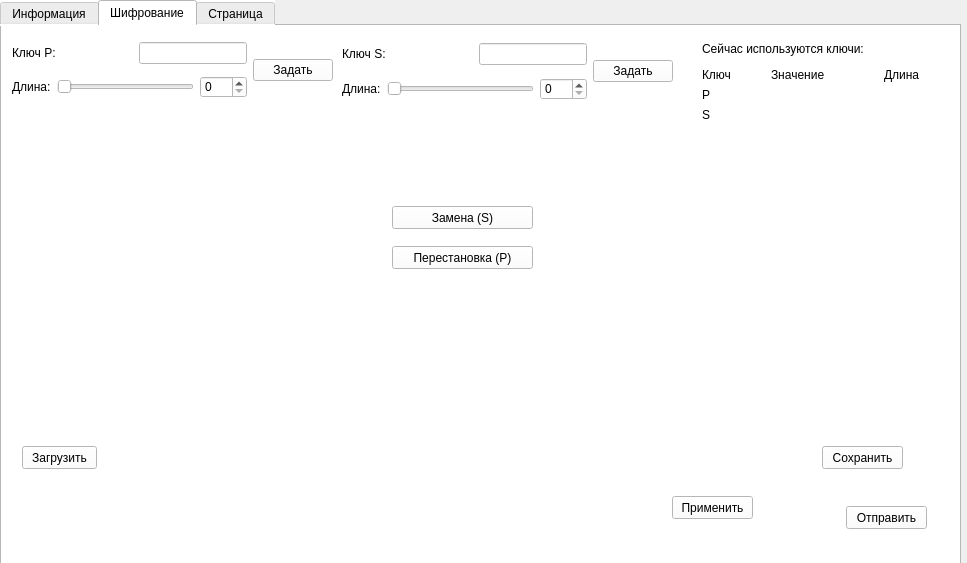
<?xml version="1.0" encoding="UTF-8"?>
<ui version="4.0">
 <class>Home_windows</class>
 <widget class="QWidget" name="Home_windows">
  <property name="geometry">
   <rect>
    <x>0</x>
    <y>0</y>
    <width>967</width>
    <height>563</height>
   </rect>
  </property>
  <property name="windowTitle">
   <string>Form</string>
  </property>
  <widget class="QTabWidget" name="tabWidget">
   <property name="geometry">
    <rect>
     <x>0</x>
     <y>0</y>
     <width>961</width>
     <height>591</height>
    </rect>
   </property>
   <property name="styleSheet">
    <string notr="true">background-color: rgb(255, 255, 255);
font: 75 10pt &quot;Verdana&quot;;</string>
   </property>
   <property name="currentIndex">
    <number>1</number>
   </property>
   <widget class="QWidget" name="tab">
    <attribute name="title">
     <string>Информация</string>
    </attribute>
    <widget class="QListWidget" name="listWidget">
     <property name="geometry">
      <rect>
       <x>590</x>
       <y>10</y>
       <width>361</width>
       <height>511</height>
      </rect>
     </property>
    </widget>
    <widget class="QWidget" name="layoutWidget">
     <property name="geometry">
      <rect>
       <x>10</x>
       <y>10</y>
       <width>531</width>
       <height>511</height>
      </rect>
     </property>
     <layout class="QVBoxLayout" name="left_layout">
      <item>
       <layout class="QVBoxLayout" name="summary_show_componation">
        <item>
         <layout class="QHBoxLayout" name="login_componation">
          <item>
           <layout class="QHBoxLayout" name="login_show">
            <item>
             <widget class="QLabel" name="login_show_lbl">
              <property name="text">
               <string>Ваш логин:</string>
              </property>
             </widget>
            </item>
            <item>
             <widget class="QLabel" name="label_login">
              <property name="text">
               <string>login</string>
              </property>
             </widget>
            </item>
           </layout>
          </item>
          <item>
           <spacer name="horizontalSpacer_4">
            <property name="orientation">
             <enum>Qt::Horizontal</enum>
            </property>
            <property name="sizeHint" stdset="0">
             <size>
              <width>40</width>
              <height>20</height>
             </size>
            </property>
           </spacer>
          </item>
         </layout>
        </item>
        <item>
         <layout class="QHBoxLayout" name="level_componation">
          <item>
           <layout class="QHBoxLayout" name="level_show">
            <item>
             <widget class="QLabel" name="level_show_lbl">
              <property name="text">
               <string>Уровень:</string>
              </property>
             </widget>
            </item>
            <item>
             <widget class="QLabel" name="label_level">
              <property name="text">
               <string>lvl</string>
              </property>
             </widget>
            </item>
           </layout>
          </item>
          <item>
           <spacer name="horizontalSpacer_3">
            <property name="orientation">
             <enum>Qt::Horizontal</enum>
            </property>
            <property name="sizeHint" stdset="0">
             <size>
              <width>40</width>
              <height>20</height>
             </size>
            </property>
           </spacer>
          </item>
         </layout>
        </item>
        <item>
         <layout class="QHBoxLayout" name="friend_show_componation">
          <item>
           <widget class="QLabel" name="friend_sho_who_it_lbl">
            <property name="text">
             <string>Вы общаeтесь с:</string>
            </property>
           </widget>
          </item>
          <item>
           <widget class="QLabel" name="friend_show_who_it_value">
            <property name="text">
             <string/>
            </property>
           </widget>
          </item>
          <item>
           <spacer name="horizontalSpacer_7">
            <property name="orientation">
             <enum>Qt::Horizontal</enum>
            </property>
            <property name="sizeHint" stdset="0">
             <size>
              <width>188</width>
              <height>20</height>
             </size>
            </property>
           </spacer>
          </item>
         </layout>
        </item>
        <item>
         <layout class="QHBoxLayout" name="opponent_show_componation">
          <item>
           <widget class="QLabel" name="opponent_show_is_lbl">
            <property name="text">
             <string>Вы перехватываете сообщение у:</string>
            </property>
           </widget>
          </item>
          <item>
           <widget class="QLabel" name="opponent_show_is_value">
            <property name="text">
             <string/>
            </property>
           </widget>
          </item>
          <item>
           <spacer name="horizontalSpacer_8">
            <property name="orientation">
             <enum>Qt::Horizontal</enum>
            </property>
            <property name="sizeHint" stdset="0">
             <size>
              <width>248</width>
              <height>20</height>
             </size>
            </property>
           </spacer>
          </item>
         </layout>
        </item>
       </layout>
      </item>
      <item>
       <spacer name="verticalSpacer">
        <property name="orientation">
         <enum>Qt::Vertical</enum>
        </property>
        <property name="sizeHint" stdset="0">
         <size>
          <width>20</width>
          <height>40</height>
         </size>
        </property>
       </spacer>
      </item>
      <item>
       <layout class="QVBoxLayout" name="summary_edit_componation">
        <item>
         <layout class="QHBoxLayout" name="friend_edit_componation">
          <item>
           <layout class="QVBoxLayout" name="friend_edit_show">
            <item>
             <widget class="QLabel" name="friend_show_lbl">
              <property name="text">
               <string>Введите логин того человека, с кем хотите вести переписку:</string>
              </property>
             </widget>
            </item>
            <item>
             <layout class="QHBoxLayout" name="friend_show_line_edit">
              <item>
               <widget class="QLineEdit" name="friend_edit"/>
              </item>
              <item>
               <spacer name="horizontalSpacer">
                <property name="orientation">
                 <enum>Qt::Horizontal</enum>
                </property>
                <property name="sizeHint" stdset="0">
                 <size>
                  <width>40</width>
                  <height>20</height>
                 </size>
                </property>
               </spacer>
              </item>
             </layout>
            </item>
           </layout>
          </item>
          <item>
           <spacer name="horizontalSpacer_5">
            <property name="orientation">
             <enum>Qt::Horizontal</enum>
            </property>
            <property name="sizeHint" stdset="0">
             <size>
              <width>40</width>
              <height>20</height>
             </size>
            </property>
           </spacer>
          </item>
         </layout>
        </item>
        <item>
         <layout class="QHBoxLayout" name="opponent_edit_componation">
          <item>
           <layout class="QVBoxLayout" name="opponent_edit_show">
            <item>
             <widget class="QLabel" name="opponent_edit_show_text">
              <property name="text">
               <string>Введите логин того человека, чьи сообщения хотите перехватывать:</string>
              </property>
             </widget>
            </item>
            <item>
             <layout class="QHBoxLayout" name="opponent_show_line_edit">
              <item>
               <widget class="QLineEdit" name="opponent_edit"/>
              </item>
              <item>
               <spacer name="horizontalSpacer_2">
                <property name="orientation">
                 <enum>Qt::Horizontal</enum>
                </property>
                <property name="sizeHint" stdset="0">
                 <size>
                  <width>40</width>
                  <height>20</height>
                 </size>
                </property>
               </spacer>
              </item>
             </layout>
            </item>
           </layout>
          </item>
          <item>
           <spacer name="horizontalSpacer_6">
            <property name="orientation">
             <enum>Qt::Horizontal</enum>
            </property>
            <property name="sizeHint" stdset="0">
             <size>
              <width>40</width>
              <height>20</height>
             </size>
            </property>
           </spacer>
          </item>
         </layout>
        </item>
       </layout>
      </item>
     </layout>
    </widget>
   </widget>
   <widget class="QWidget" name="tab_2">
    <attribute name="title">
     <string>Шифрование</string>
    </attribute>
    <widget class="QWidget" name="img_original" native="true">
     <property name="geometry">
      <rect>
       <x>20</x>
       <y>110</y>
       <width>331</width>
       <height>291</height>
      </rect>
     </property>
    </widget>
    <widget class="QWidget" name="img_afto_encr_or_decr" native="true">
     <property name="geometry">
      <rect>
       <x>580</x>
       <y>110</y>
       <width>331</width>
       <height>291</height>
      </rect>
     </property>
    </widget>
    <widget class="QPushButton" name="Button_Sblok_use">
     <property name="geometry">
      <rect>
       <x>390</x>
       <y>180</y>
       <width>141</width>
       <height>23</height>
      </rect>
     </property>
     <property name="text">
      <string>Замена (S)</string>
     </property>
    </widget>
    <widget class="QPushButton" name="Button_Pblok_use">
     <property name="geometry">
      <rect>
       <x>390</x>
       <y>220</y>
       <width>141</width>
       <height>23</height>
      </rect>
     </property>
     <property name="text">
      <string>Перестановка (P)</string>
     </property>
    </widget>
    <widget class="QPushButton" name="Button_load_origin_img">
     <property name="geometry">
      <rect>
       <x>20</x>
       <y>420</y>
       <width>75</width>
       <height>23</height>
      </rect>
     </property>
     <property name="text">
      <string>Загрузить</string>
     </property>
    </widget>
    <widget class="QPushButton" name="pushButton_5">
     <property name="geometry">
      <rect>
       <x>844</x>
       <y>480</y>
       <width>81</width>
       <height>23</height>
      </rect>
     </property>
     <property name="text">
      <string>Отправить</string>
     </property>
    </widget>
    <widget class="QPushButton" name="Button_save_img">
     <property name="geometry">
      <rect>
       <x>820</x>
       <y>420</y>
       <width>81</width>
       <height>23</height>
      </rect>
     </property>
     <property name="text">
      <string>Сохранить</string>
     </property>
    </widget>
    <widget class="QPushButton" name="pushButton_8">
     <property name="geometry">
      <rect>
       <x>670</x>
       <y>470</y>
       <width>81</width>
       <height>23</height>
      </rect>
     </property>
     <property name="text">
      <string>Применить</string>
     </property>
    </widget>
    <widget class="QWidget" name="layoutWidget_2">
     <property name="geometry">
      <rect>
       <x>340</x>
       <y>10</y>
       <width>331</width>
       <height>71</height>
      </rect>
     </property>
     <layout class="QHBoxLayout" name="S_key_componate">
      <item>
       <layout class="QVBoxLayout" name="S_key_info_componate">
        <item>
         <layout class="QHBoxLayout" name="S_key_value_componate">
          <item>
           <widget class="QLabel" name="S_key_value_show_lbl">
            <property name="text">
             <string>Ключ S:</string>
            </property>
           </widget>
          </item>
          <item>
           <spacer name="horizontalSpacer_11">
            <property name="orientation">
             <enum>Qt::Horizontal</enum>
            </property>
            <property name="sizeHint" stdset="0">
             <size>
              <width>18</width>
              <height>20</height>
             </size>
            </property>
           </spacer>
          </item>
          <item>
           <widget class="QLineEdit" name="S_key_line_edit">
            <property name="text">
             <string/>
            </property>
           </widget>
          </item>
         </layout>
        </item>
        <item>
         <layout class="QHBoxLayout" name="S_key_size_componate">
          <item>
           <widget class="QLabel" name="S_key_size_show_lbl">
            <property name="text">
             <string>Длина:</string>
            </property>
           </widget>
          </item>
          <item>
           <widget class="QSlider" name="S_key_size_slider">
            <property name="orientation">
             <enum>Qt::Horizontal</enum>
            </property>
           </widget>
          </item>
          <item>
           <widget class="QSpinBox" name="S_key_size_spinBox">
            <property name="maximum">
             <number>100</number>
            </property>
            <property name="singleStep">
             <number>2</number>
            </property>
           </widget>
          </item>
         </layout>
        </item>
       </layout>
      </item>
      <item>
       <widget class="QPushButton" name="S_key_generate_button">
        <property name="text">
         <string>Задать</string>
        </property>
       </widget>
      </item>
     </layout>
    </widget>
    <widget class="QWidget" name="layoutWidget">
     <property name="geometry">
      <rect>
       <x>10</x>
       <y>10</y>
       <width>321</width>
       <height>68</height>
      </rect>
     </property>
     <layout class="QHBoxLayout" name="P_key_componate">
      <item>
       <layout class="QVBoxLayout" name="P_key_info_componate">
        <item>
         <layout class="QHBoxLayout" name="P_key_value_componate">
          <item>
           <widget class="QLabel" name="P_key_value_show_lbl">
            <property name="text">
             <string>Ключ P:</string>
            </property>
           </widget>
          </item>
          <item>
           <spacer name="horizontalSpacer_10">
            <property name="orientation">
             <enum>Qt::Horizontal</enum>
            </property>
            <property name="sizeHint" stdset="0">
             <size>
              <width>18</width>
              <height>20</height>
             </size>
            </property>
           </spacer>
          </item>
          <item>
           <widget class="QLineEdit" name="P_key_line_edit"/>
          </item>
         </layout>
        </item>
        <item>
         <layout class="QHBoxLayout" name="P_key_size_componate">
          <item>
           <widget class="QLabel" name="P_key_size_show_lbl">
            <property name="text">
             <string>Длина:</string>
            </property>
           </widget>
          </item>
          <item>
           <widget class="QSlider" name="P_key_size_slider">
            <property name="orientation">
             <enum>Qt::Horizontal</enum>
            </property>
           </widget>
          </item>
          <item>
           <widget class="QSpinBox" name="P_key_size_spinBox">
            <property name="maximum">
             <number>100</number>
            </property>
            <property name="singleStep">
             <number>2</number>
            </property>
           </widget>
          </item>
         </layout>
        </item>
       </layout>
      </item>
      <item>
       <widget class="QPushButton" name="P_key_generate_button">
        <property name="text">
         <string>Задать</string>
        </property>
       </widget>
      </item>
     </layout>
    </widget>
    <widget class="QWidget" name="layoutWidget">
     <property name="geometry">
      <rect>
       <x>700</x>
       <y>10</y>
       <width>245</width>
       <height>86</height>
      </rect>
     </property>
     <layout class="QVBoxLayout" name="show_now_use">
      <item>
       <widget class="QLabel" name="show_now_use_header">
        <property name="text">
         <string>Сейчас используются ключи:</string>
        </property>
       </widget>
      </item>
      <item>
       <layout class="QGridLayout" name="show_now_use_grid">
        <item row="0" column="1">
         <widget class="QLabel" name="show_now_use_value">
          <property name="text">
           <string>Значениe                </string>
          </property>
         </widget>
        </item>
        <item row="1" column="1">
         <widget class="QLabel" name="show_now_use_P_value">
          <property name="text">
           <string/>
          </property>
         </widget>
        </item>
        <item row="2" column="1">
         <widget class="QLabel" name="show_now_use_S_value">
          <property name="text">
           <string/>
          </property>
         </widget>
        </item>
        <item row="1" column="2">
         <widget class="QLabel" name="show_now_use_P_size">
          <property name="text">
           <string/>
          </property>
         </widget>
        </item>
        <item row="2" column="2">
         <widget class="QLabel" name="show_now_use_S_size">
          <property name="text">
           <string/>
          </property>
         </widget>
        </item>
        <item row="0" column="2">
         <widget class="QLabel" name="show_now_use_size">
          <property name="text">
           <string>Длина</string>
          </property>
         </widget>
        </item>
        <item row="0" column="0">
         <widget class="QLabel" name="show_now_use_key">
          <property name="text">
           <string>Ключ</string>
          </property>
         </widget>
        </item>
        <item row="1" column="0">
         <widget class="QLabel" name="show_now_use_P">
          <property name="text">
           <string>P</string>
          </property>
         </widget>
        </item>
        <item row="2" column="0">
         <widget class="QLabel" name="show_now_use_S">
          <property name="text">
           <string>S</string>
          </property>
         </widget>
        </item>
       </layout>
      </item>
     </layout>
    </widget>
   </widget>
   <widget class="QWidget" name="tab_3">
    <attribute name="title">
     <string>Страница</string>
    </attribute>
    <widget class="QLabel" name="label_12">
     <property name="geometry">
      <rect>
       <x>0</x>
       <y>10</y>
       <width>101</width>
       <height>16</height>
      </rect>
     </property>
     <property name="text">
      <string>Ваш логин:</string>
     </property>
    </widget>
    <widget class="QLabel" name="label_13">
     <property name="geometry">
      <rect>
       <x>0</x>
       <y>30</y>
       <width>81</width>
       <height>16</height>
      </rect>
     </property>
     <property name="text">
      <string>Уровень:</string>
     </property>
    </widget>
    <widget class="QTableView" name="tableView_2">
     <property name="geometry">
      <rect>
       <x>0</x>
       <y>50</y>
       <width>641</width>
       <height>491</height>
      </rect>
     </property>
    </widget>
    <widget class="QPushButton" name="pushButton_7">
     <property name="geometry">
      <rect>
       <x>780</x>
       <y>490</y>
       <width>75</width>
       <height>23</height>
      </rect>
     </property>
     <property name="text">
      <string>Открыть</string>
     </property>
    </widget>
   </widget>
  </widget>
 </widget>
 <resources/>
 <connections>
  <connection>
   <sender>P_key_size_spinBox</sender>
   <signal>valueChanged(int)</signal>
   <receiver>P_key_size_slider</receiver>
   <slot>setValue(int)</slot>
   <hints>
    <hint type="sourcelabel">
     <x>217</x>
     <y>99</y>
    </hint>
    <hint type="destinationlabel">
     <x>160</x>
     <y>89</y>
    </hint>
   </hints>
  </connection>
  <connection>
   <sender>S_key_size_spinBox</sender>
   <signal>valueChanged(int)</signal>
   <receiver>S_key_size_slider</receiver>
   <slot>setValue(int)</slot>
   <hints>
    <hint type="sourcelabel">
     <x>603</x>
     <y>88</y>
    </hint>
    <hint type="destinationlabel">
     <x>582</x>
     <y>92</y>
    </hint>
   </hints>
  </connection>
 </connections>
</ui>
